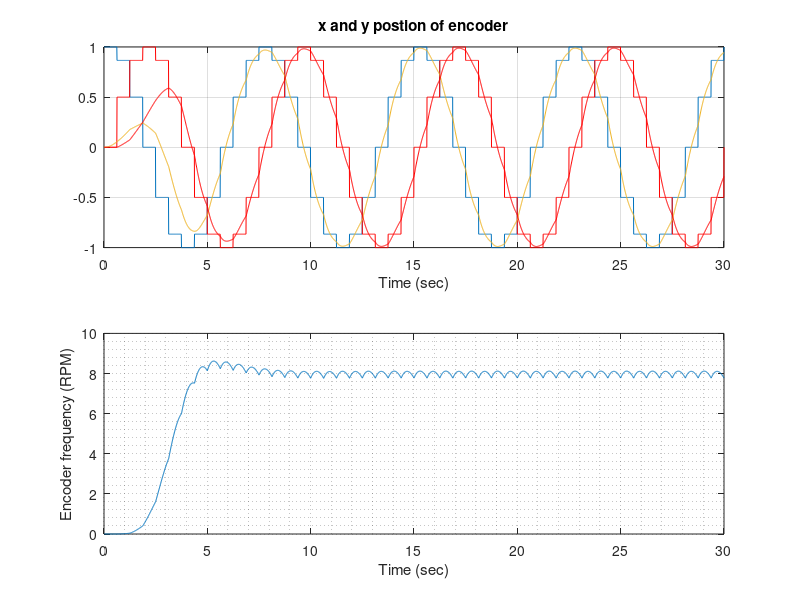

Reproduce this figure in MATLAB.
function C_KALMAN_filter
    % C_KALMAN_filter.m
    clc;
    close all;
    clear;

    Fs = 100; % Sampling freq, Hz
    w_ref = 8; % rpm
    f = w_ref/60; % frequency, Hz
    W = 2*pi*f;
    Np = 12; % pulses per revolution
    time_per_revolution = 1/f; % sec
    time_per_pulse = time_per_revolution/Np;
    time_recorded = 30; % sec
    n = 1 : ceil(time_recorded*Fs); % Number of samples recorded;
    t = n/Fs; % time vector


    t_step = floor(t/time_per_pulse)*time_per_pulse;

    x = cos(W*t_step);
    y = sin(W*t_step);

    % Simulation of fixed point
    % x = ((x+1)/2)*(2-2^(-16))-1;
    % x = floor(x*2^16)/2^16;
    % y = floor(y*2^15)/2^15;

    figure;
    subplot(2,1,1);
    plot(t, x);
    hold on;
    plot(t, y, 'color', 'red');
    grid on;


    Tsc = 16e-3; % sec (16 ms)
    wb = 1; % rad/sec
    q = 2^(-15);
    r = 1;

    H = [1,0,0;...
         0,1,0];

    Q = q*eye(3);

    R = r*eye(2);

    P_hat = zeros(3);
    x_tilda = zeros(3,1);
    x_hat   = [0,0,0]';
    y_tilda = zeros(2,1);
    x_out = zeros(1, numel(x));
    y_out = zeros(1, numel(x));
    w_out = zeros(1, numel(x));


    for i=1:numel(x)

        x1 = x_hat(1);
        x2 = x_hat(2);
        x3 = x_hat(3);

        f_init = [cos(wb*Tsc*x3), -sin(wb*Tsc*x3), 0;...
                  sin(wb*Tsc*x3),  cos(wb*Tsc*x3), 0;...
                  0             ,  0             , 1];

    % Step I: df/dx
        F = [cos(wb*Tsc*x3), -sin(wb*Tsc*x3), -x1*wb*Tsc*sin(wb*Tsc*x3)-x2*wb*Tsc*cos(wb*Tsc*x3);...
             sin(wb*Tsc*x3),  cos(wb*Tsc*x3),  x1*wb*Tsc*cos(wb*Tsc*x3)-x2*wb*Tsc*sin(wb*Tsc*x3);...
             0             ,  0             , 1];

        x_tilda = f_init*x_hat;
        y_tilda = H*x_tilda;

    % Step II
        P_tilda = F*P_hat*F' + Q;

    % Step III
        K = P_tilda*H'/((H*P_tilda*H' + R));

        y_observed = [x(i); y(i)];

    % Step IV
        x_hat = x_tilda + K*(y_observed - y_tilda);

    % Step V
        P_hat = P_tilda - K*H*P_tilda;

        
        x_out(i) = y_tilda(1);
        y_out(i) = y_tilda(2);
        w_out(i) = wb*Tsc*x3*Fs; % angle by which the encoder is moving per sample divided by time taken

    end

    plot(t, x_out);
    plot(t, y_out, 'color', 'red');
    title ('x and y postion of encoder');
    xlabel('Time (sec)')

    subplot(2,1,2);
    plot(t, w_out*60/(2*pi));
    ylabel ('Encoder frequency (RPM)');
    xlabel('Time (sec)')
    grid minor;


    disp('V-test done!');
end